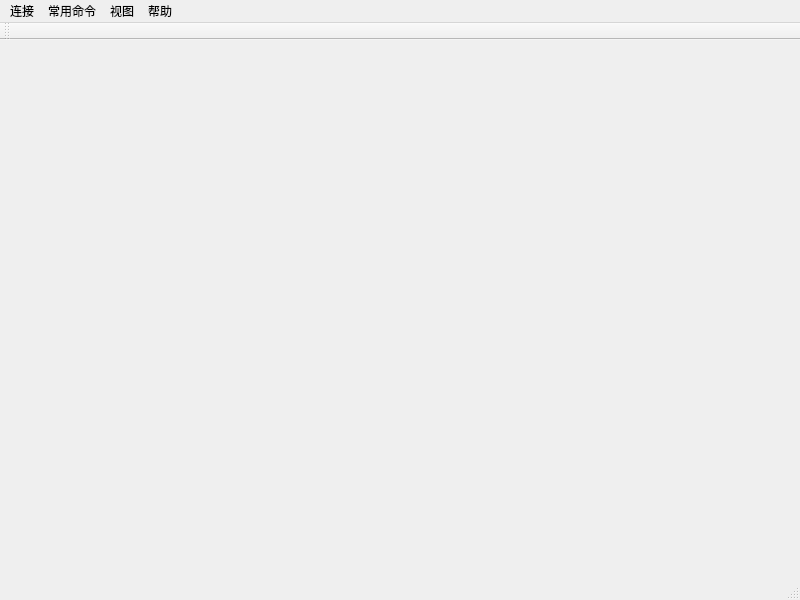
<?xml version="1.0" encoding="UTF-8"?>
<ui version="4.0">
 <class>MainWindow</class>
 <widget class="QMainWindow" name="MainWindow">
  <property name="geometry">
   <rect>
    <x>0</x>
    <y>0</y>
    <width>800</width>
    <height>600</height>
   </rect>
  </property>
  <property name="minimumSize">
   <size>
    <width>500</width>
    <height>300</height>
   </size>
  </property>
  <property name="windowTitle">
   <string>KTool</string>
  </property>
  <property name="windowIcon">
   <iconset resource="kt.qrc">
    <normaloff>:/icons/images/mainwindow.jpg</normaloff>:/icons/images/mainwindow.jpg</iconset>
  </property>
  <widget class="QWidget" name="centralWidget">
   <property name="layoutDirection">
    <enum>Qt::LeftToRight</enum>
   </property>
  </widget>
  <widget class="QMenuBar" name="menuBar">
   <property name="geometry">
    <rect>
     <x>0</x>
     <y>0</y>
     <width>800</width>
     <height>23</height>
    </rect>
   </property>
   <widget class="QMenu" name="menuConnect">
    <property name="tearOffEnabled">
     <bool>false</bool>
    </property>
    <property name="title">
     <string>连接</string>
    </property>
    <addaction name="actionUSB"/>
    <addaction name="actionWIFI"/>
   </widget>
   <widget class="QMenu" name="menuHelp">
    <property name="title">
     <string>帮助</string>
    </property>
    <addaction name="actionAbout"/>
    <addaction name="actionHelp"/>
   </widget>
   <widget class="QMenu" name="menuCommand">
    <property name="title">
     <string>常用命令</string>
    </property>
    <addaction name="actionReboot_bootloader"/>
    <addaction name="actionReboot_bootloader_2"/>
   </widget>
   <widget class="QMenu" name="menuView">
    <property name="title">
     <string>视图</string>
    </property>
   </widget>
   <addaction name="menuConnect"/>
   <addaction name="menuCommand"/>
   <addaction name="menuView"/>
   <addaction name="menuHelp"/>
  </widget>
  <widget class="QToolBar" name="mainToolBar">
   <attribute name="toolBarArea">
    <enum>TopToolBarArea</enum>
   </attribute>
   <attribute name="toolBarBreak">
    <bool>false</bool>
   </attribute>
  </widget>
  <widget class="QStatusBar" name="statusBar"/>
  <action name="actionUSB">
   <property name="checkable">
    <bool>true</bool>
   </property>
   <property name="text">
    <string>USB</string>
   </property>
  </action>
  <action name="actionWIFI">
   <property name="checkable">
    <bool>true</bool>
   </property>
   <property name="text">
    <string>WIFI</string>
   </property>
  </action>
  <action name="actionAbout">
   <property name="text">
    <string>关于</string>
   </property>
  </action>
  <action name="actionHelp">
   <property name="text">
    <string>使用帮助</string>
   </property>
  </action>
  <action name="actionReboot_bootloader">
   <property name="text">
    <string>reboot</string>
   </property>
  </action>
  <action name="actionReboot_bootloader_2">
   <property name="text">
    <string>reboot bootloader</string>
   </property>
  </action>
 </widget>
 <layoutdefault spacing="6" margin="11"/>
 <resources>
  <include location="kt.qrc"/>
 </resources>
 <connections/>
</ui>
